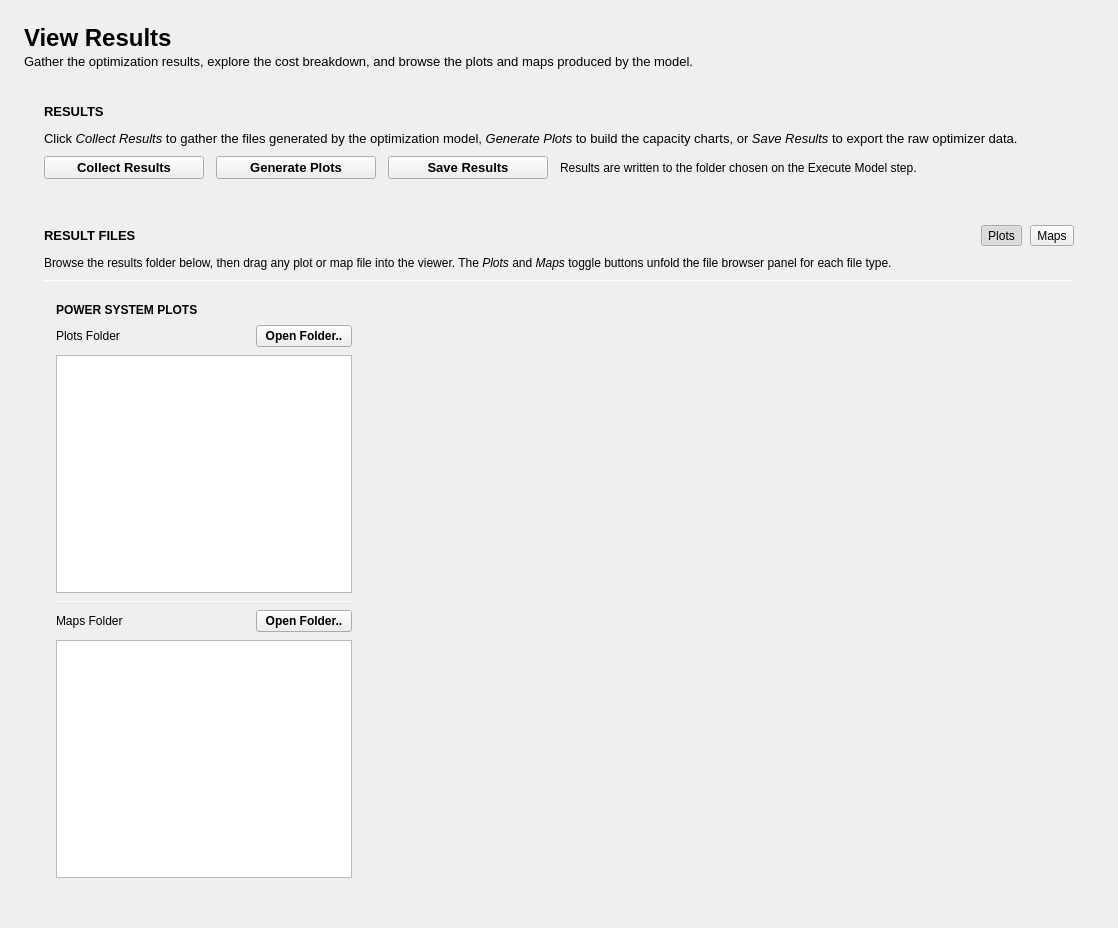
<?xml version="1.0" encoding="UTF-8"?>
<ui version="4.0">
 <class>ResultsViewerPage</class>
 <widget class="QWidget" name="ResultsViewerPage">
  <property name="geometry">
   <rect>
    <x>0</x>
    <y>0</y>
    <width>1118</width>
    <height>928</height>
   </rect>
  </property>
  <property name="sizePolicy">
   <sizepolicy hsizetype="Expanding" vsizetype="Expanding">
    <horstretch>0</horstretch>
    <verstretch>0</verstretch>
   </sizepolicy>
  </property>
  <property name="windowTitle">
   <string>Form</string>
  </property>
  <layout class="QVBoxLayout" name="verticalLayout_main" stretch="0,0,1">
   <property name="spacing">
    <number>18</number>
   </property>
   <property name="leftMargin">
    <number>24</number>
   </property>
   <property name="topMargin">
    <number>24</number>
   </property>
   <property name="rightMargin">
    <number>24</number>
   </property>
   <property name="bottomMargin">
    <number>24</number>
   </property>
   <item>
    <widget class="QFrame" name="frame_header">
     <property name="sizePolicy">
      <sizepolicy hsizetype="Preferred" vsizetype="Maximum">
       <horstretch>0</horstretch>
       <verstretch>0</verstretch>
      </sizepolicy>
     </property>
     <property name="maximumSize">
      <size>
       <width>16777215</width>
       <height>80</height>
      </size>
     </property>
     <property name="frameShape">
      <enum>QFrame::NoFrame</enum>
     </property>
     <property name="frameShadow">
      <enum>QFrame::Raised</enum>
     </property>
     <layout class="QHBoxLayout" name="horizontalLayout_header">
      <property name="leftMargin">
       <number>0</number>
      </property>
      <property name="topMargin">
       <number>0</number>
      </property>
      <property name="rightMargin">
       <number>0</number>
      </property>
      <property name="bottomMargin">
       <number>0</number>
      </property>
      <item>
       <layout class="QVBoxLayout" name="verticalLayout_header_text">
        <property name="spacing">
         <number>2</number>
        </property>
        <item>
         <widget class="QLabel" name="label_title">
          <property name="font">
           <font>
            <family>Segoe UI</family>
            <pointsize>18</pointsize>
            <weight>75</weight>
            <bold>true</bold>
           </font>
          </property>
          <property name="text">
           <string>View Results</string>
          </property>
          <property name="textRole" stdset="0">
           <string>heading</string>
          </property>
         </widget>
        </item>
        <item>
         <widget class="QLabel" name="label_subtitle">
          <property name="font">
           <font>
            <family>Segoe UI</family>
            <pointsize>10</pointsize>
           </font>
          </property>
          <property name="text">
           <string>Gather the optimization results, explore the cost breakdown, and browse the plots and maps produced by the model.</string>
          </property>
          <property name="textRole" stdset="0">
           <string>subtitle</string>
          </property>
         </widget>
        </item>
       </layout>
      </item>
      <item>
       <spacer name="horizontalSpacer_header">
        <property name="orientation">
         <enum>Qt::Horizontal</enum>
        </property>
        <property name="sizeType">
         <enum>QSizePolicy::Expanding</enum>
        </property>
        <property name="sizeHint" stdset="0">
         <size>
          <width>40</width>
          <height>20</height>
         </size>
        </property>
       </spacer>
      </item>
      <item>
       <widget class="QPushButton" name="pushButton">
        <property name="text">
         <string/>
        </property>
        <property name="icon">
         <iconset resource="../../../resources.qrc">
          <normaloff>:/icon/images/icons/about.png</normaloff>:/icon/images/icons/about.png</iconset>
        </property>
        <property name="iconSize">
         <size>
          <width>30</width>
          <height>30</height>
         </size>
        </property>
        <property name="flat">
         <bool>true</bool>
        </property>
       </widget>
      </item>
     </layout>
    </widget>
   </item>
   <item>
    <widget class="QFrame" name="frame_actions">
     <property name="sizePolicy">
      <sizepolicy hsizetype="Expanding" vsizetype="Maximum">
       <horstretch>0</horstretch>
       <verstretch>0</verstretch>
      </sizepolicy>
     </property>
     <property name="maximumSize">
      <size>
       <width>16777215</width>
       <height>300</height>
      </size>
     </property>
     <property name="frameShape">
      <enum>QFrame::NoFrame</enum>
     </property>
     <property name="frameShadow">
      <enum>QFrame::Raised</enum>
     </property>
     <property name="cardType" stdset="0">
      <string>card</string>
     </property>
     <layout class="QVBoxLayout" name="verticalLayout_actions">
      <property name="spacing">
       <number>10</number>
      </property>
      <property name="leftMargin">
       <number>20</number>
      </property>
      <property name="topMargin">
       <number>14</number>
      </property>
      <property name="rightMargin">
       <number>20</number>
      </property>
      <property name="bottomMargin">
       <number>14</number>
      </property>
      <item>
       <layout class="QHBoxLayout" name="horizontalLayout_actions_title">
        <property name="spacing">
         <number>8</number>
        </property>
        <item>
         <widget class="QLabel" name="label_actions_title">
          <property name="font">
           <font>
            <family>Segoe UI</family>
            <pointsize>10</pointsize>
            <weight>75</weight>
            <bold>true</bold>
           </font>
          </property>
          <property name="text">
           <string>RESULTS</string>
          </property>
          <property name="textRole" stdset="0">
           <string>section</string>
          </property>
         </widget>
        </item>
        <item>
         <spacer name="horizontalSpacer_actions_title">
          <property name="orientation">
           <enum>Qt::Horizontal</enum>
          </property>
          <property name="sizeType">
           <enum>QSizePolicy::Expanding</enum>
          </property>
          <property name="sizeHint" stdset="0">
           <size>
            <width>40</width>
            <height>20</height>
           </size>
          </property>
         </spacer>
        </item>
       </layout>
      </item>
      <item>
       <widget class="QLabel" name="label_actions_desc">
        <property name="font">
         <font>
          <family>Segoe UI</family>
          <pointsize>10</pointsize>
         </font>
        </property>
        <property name="text">
         <string>Click &lt;i&gt;Collect Results&lt;/i&gt; to gather the files generated by the optimization model, &lt;i&gt;Generate Plots&lt;/i&gt; to build the capacity charts, or &lt;i&gt;Save Results&lt;/i&gt; to export the raw optimizer data.</string>
        </property>
        <property name="wordWrap">
         <bool>true</bool>
        </property>
        <property name="textRole" stdset="0">
         <string>body</string>
        </property>
       </widget>
      </item>
      <item>
       <layout class="QHBoxLayout" name="horizontalLayout_actions_buttons">
        <property name="spacing">
         <number>12</number>
        </property>
        <item>
         <widget class="QPushButton" name="collect_results_button">
          <property name="sizePolicy">
           <sizepolicy hsizetype="Fixed" vsizetype="Fixed">
            <horstretch>0</horstretch>
            <verstretch>0</verstretch>
           </sizepolicy>
          </property>
          <property name="minimumSize">
           <size>
            <width>160</width>
            <height>0</height>
           </size>
          </property>
          <property name="font">
           <font>
            <family>Segoe UI</family>
            <pointsize>10</pointsize>
            <weight>75</weight>
            <bold>true</bold>
           </font>
          </property>
          <property name="text">
           <string>Collect Results</string>
          </property>
          <property name="btnRole" stdset="0">
           <string>primary</string>
          </property>
         </widget>
        </item>
        <item>
         <widget class="QPushButton" name="gen_plots_button">
          <property name="sizePolicy">
           <sizepolicy hsizetype="Fixed" vsizetype="Fixed">
            <horstretch>0</horstretch>
            <verstretch>0</verstretch>
           </sizepolicy>
          </property>
          <property name="minimumSize">
           <size>
            <width>160</width>
            <height>0</height>
           </size>
          </property>
          <property name="font">
           <font>
            <family>Segoe UI</family>
            <pointsize>10</pointsize>
            <weight>75</weight>
            <bold>true</bold>
           </font>
          </property>
          <property name="text">
           <string>Generate Plots</string>
          </property>
          <property name="btnRole" stdset="0">
           <string>primary</string>
          </property>
         </widget>
        </item>
        <item>
         <widget class="QPushButton" name="save_results_button">
          <property name="sizePolicy">
           <sizepolicy hsizetype="Fixed" vsizetype="Fixed">
            <horstretch>0</horstretch>
            <verstretch>0</verstretch>
           </sizepolicy>
          </property>
          <property name="minimumSize">
           <size>
            <width>160</width>
            <height>0</height>
           </size>
          </property>
          <property name="font">
           <font>
            <family>Segoe UI</family>
            <pointsize>10</pointsize>
            <weight>75</weight>
            <bold>true</bold>
           </font>
          </property>
          <property name="text">
           <string>Save Results</string>
          </property>
          <property name="btnRole" stdset="0">
           <string>primary</string>
          </property>
         </widget>
        </item>
        <item>
         <widget class="QLabel" name="label_actions_hint">
          <property name="font">
           <font>
            <family>Segoe UI</family>
            <pointsize>9</pointsize>
           </font>
          </property>
          <property name="text">
           <string>Results are written to the folder chosen on the Execute Model step.</string>
          </property>
          <property name="textRole" stdset="0">
           <string>caption</string>
          </property>
         </widget>
        </item>
        <item>
         <spacer name="horizontalSpacer_actions">
          <property name="orientation">
           <enum>Qt::Horizontal</enum>
          </property>
          <property name="sizeType">
           <enum>QSizePolicy::Expanding</enum>
          </property>
          <property name="sizeHint" stdset="0">
           <size>
            <width>40</width>
            <height>20</height>
           </size>
          </property>
         </spacer>
        </item>
       </layout>
      </item>
     </layout>
    </widget>
   </item>
   <item>
    <widget class="QFrame" name="frame_viewer">
     <property name="sizePolicy">
      <sizepolicy hsizetype="Expanding" vsizetype="Expanding">
       <horstretch>0</horstretch>
       <verstretch>0</verstretch>
      </sizepolicy>
     </property>
     <property name="frameShape">
      <enum>QFrame::NoFrame</enum>
     </property>
     <property name="frameShadow">
      <enum>QFrame::Raised</enum>
     </property>
     <property name="cardType" stdset="0">
      <string>card</string>
     </property>
     <layout class="QVBoxLayout" name="verticalLayout_viewer">
      <property name="spacing">
       <number>10</number>
      </property>
      <property name="leftMargin">
       <number>20</number>
      </property>
      <property name="topMargin">
       <number>14</number>
      </property>
      <property name="rightMargin">
       <number>20</number>
      </property>
      <property name="bottomMargin">
       <number>14</number>
      </property>
      <item>
       <layout class="QHBoxLayout" name="horizontalLayout_viewer_title">
        <property name="spacing">
         <number>8</number>
        </property>
        <item>
         <widget class="QLabel" name="label_viewer_title">
          <property name="font">
           <font>
            <family>Segoe UI</family>
            <pointsize>10</pointsize>
            <weight>75</weight>
            <bold>true</bold>
           </font>
          </property>
          <property name="text">
           <string>RESULT FILES</string>
          </property>
          <property name="textRole" stdset="0">
           <string>section</string>
          </property>
         </widget>
        </item>
        <item>
         <spacer name="horizontalSpacer_viewer_title">
          <property name="orientation">
           <enum>Qt::Horizontal</enum>
          </property>
          <property name="sizeType">
           <enum>QSizePolicy::Expanding</enum>
          </property>
          <property name="sizeHint" stdset="0">
           <size>
            <width>40</width>
            <height>20</height>
           </size>
          </property>
         </spacer>
        </item>
        <item>
         <widget class="QToolButton" name="png_toggler">
          <property name="text">
           <string>Plots</string>
          </property>
          <property name="checkable">
           <bool>true</bool>
          </property>
          <property name="checked">
           <bool>true</bool>
          </property>
          <property name="btnRole" stdset="0">
           <string>toggler</string>
          </property>
         </widget>
        </item>
        <item>
         <widget class="QToolButton" name="html_toggler">
          <property name="text">
           <string>Maps</string>
          </property>
          <property name="checkable">
           <bool>true</bool>
          </property>
          <property name="btnRole" stdset="0">
           <string>toggler</string>
          </property>
         </widget>
        </item>
       </layout>
      </item>
      <item>
       <widget class="QLabel" name="label_viewer_desc">
        <property name="font">
         <font>
          <family>Segoe UI</family>
          <pointsize>9</pointsize>
         </font>
        </property>
        <property name="text">
         <string>Browse the results folder below, then drag any plot or map file into the viewer. The &lt;i&gt;Plots&lt;/i&gt; and &lt;i&gt;Maps&lt;/i&gt; toggle buttons unfold the file browser panel for each file type.</string>
        </property>
        <property name="wordWrap">
         <bool>true</bool>
        </property>
        <property name="textRole" stdset="0">
         <string>caption</string>
        </property>
       </widget>
      </item>
      <item>
       <widget class="Line" name="line_divider">
        <property name="maximumSize">
         <size>
          <width>16777215</width>
          <height>1</height>
         </size>
        </property>
        <property name="orientation">
         <enum>Qt::Horizontal</enum>
        </property>
       </widget>
      </item>
      <item>
       <layout class="QHBoxLayout" name="horizontalLayout_viewer_body">
        <property name="spacing">
         <number>12</number>
        </property>
        <item>
         <widget class="QFrame" name="frame_file_browser">
          <property name="minimumSize">
           <size>
            <width>240</width>
            <height>0</height>
           </size>
          </property>
          <property name="maximumSize">
           <size>
            <width>320</width>
            <height>16777215</height>
           </size>
          </property>
          <property name="frameShape">
           <enum>QFrame::NoFrame</enum>
          </property>
          <property name="frameShadow">
           <enum>QFrame::Raised</enum>
          </property>
          <property name="cardType" stdset="0">
           <string>soft</string>
          </property>
          <layout class="QVBoxLayout" name="verticalLayout_7">
           <property name="spacing">
            <number>8</number>
           </property>
           <property name="leftMargin">
            <number>12</number>
           </property>
           <property name="topMargin">
            <number>12</number>
           </property>
           <property name="rightMargin">
            <number>12</number>
           </property>
           <property name="bottomMargin">
            <number>12</number>
           </property>
           <item>
            <widget class="QLabel" name="label_browser_title">
             <property name="font">
              <font>
               <family>Segoe UI</family>
               <pointsize>9</pointsize>
               <weight>75</weight>
               <bold>true</bold>
              </font>
             </property>
             <property name="text">
              <string>POWER SYSTEM PLOTS</string>
             </property>
             <property name="textRole" stdset="0">
              <string>section</string>
             </property>
            </widget>
           </item>
           <item>
            <layout class="QHBoxLayout" name="horizontalLayout_browser_folder">
             <property name="spacing">
              <number>8</number>
             </property>
             <item>
              <widget class="QLabel" name="label_browser_folder">
               <property name="sizePolicy">
                <sizepolicy hsizetype="Expanding" vsizetype="Fixed">
                 <horstretch>0</horstretch>
                 <verstretch>0</verstretch>
                </sizepolicy>
               </property>
               <property name="font">
                <font>
                 <family>Segoe UI</family>
                 <pointsize>9</pointsize>
                </font>
               </property>
               <property name="text">
                <string>Plots Folder</string>
               </property>
               <property name="textRole" stdset="0">
                <string>caption</string>
               </property>
              </widget>
             </item>
             <item>
              <widget class="QPushButton" name="png_browser">
               <property name="sizePolicy">
                <sizepolicy hsizetype="Fixed" vsizetype="Fixed">
                 <horstretch>0</horstretch>
                 <verstretch>0</verstretch>
                </sizepolicy>
               </property>
               <property name="minimumSize">
                <size>
                 <width>96</width>
                 <height>0</height>
                </size>
               </property>
               <property name="font">
                <font>
                 <family>Segoe UI</family>
                 <pointsize>9</pointsize>
                 <weight>75</weight>
                 <bold>true</bold>
                </font>
               </property>
               <property name="text">
                <string>Open Folder..</string>
               </property>
               <property name="btnRole" stdset="0">
                <string>small</string>
               </property>
              </widget>
             </item>
            </layout>
           </item>
           <item>
            <widget class="QTreeView" name="file_browser">
             <property name="sizePolicy">
              <sizepolicy hsizetype="Expanding" vsizetype="Expanding">
               <horstretch>0</horstretch>
               <verstretch>0</verstretch>
              </sizepolicy>
             </property>
             <property name="minimumSize">
              <size>
               <width>0</width>
               <height>180</height>
              </size>
             </property>
             <property name="editTriggers">
              <set>QAbstractItemView::NoEditTriggers</set>
             </property>
             <property name="iconSize">
              <size>
               <width>16</width>
               <height>16</height>
              </size>
             </property>
             <property name="headerHidden">
              <bool>true</bool>
             </property>
            </widget>
           </item>
           <item>
            <widget class="Line" name="line_divider_2">
             <property name="maximumSize">
              <size>
               <width>16777215</width>
               <height>1</height>
              </size>
             </property>
             <property name="orientation">
              <enum>Qt::Horizontal</enum>
             </property>
            </widget>
           </item>
           <item>
            <layout class="QHBoxLayout" name="horizontalLayout_browser_map_folder">
             <property name="spacing">
              <number>8</number>
             </property>
             <item>
              <widget class="QLabel" name="label_browser_map_folder">
               <property name="sizePolicy">
                <sizepolicy hsizetype="Expanding" vsizetype="Fixed">
                 <horstretch>0</horstretch>
                 <verstretch>0</verstretch>
                </sizepolicy>
               </property>
               <property name="font">
                <font>
                 <family>Segoe UI</family>
                 <pointsize>9</pointsize>
                </font>
               </property>
               <property name="text">
                <string>Maps Folder</string>
               </property>
               <property name="textRole" stdset="0">
                <string>caption</string>
               </property>
              </widget>
             </item>
             <item>
              <widget class="QPushButton" name="html_browser">
               <property name="sizePolicy">
                <sizepolicy hsizetype="Fixed" vsizetype="Fixed">
                 <horstretch>0</horstretch>
                 <verstretch>0</verstretch>
                </sizepolicy>
               </property>
               <property name="minimumSize">
                <size>
                 <width>96</width>
                 <height>0</height>
                </size>
               </property>
               <property name="font">
                <font>
                 <family>Segoe UI</family>
                 <pointsize>9</pointsize>
                 <weight>75</weight>
                 <bold>true</bold>
                </font>
               </property>
               <property name="text">
                <string>Open Folder..</string>
               </property>
               <property name="btnRole" stdset="0">
                <string>small</string>
               </property>
              </widget>
             </item>
            </layout>
           </item>
           <item>
            <widget class="QTreeView" name="html_file_browser">
             <property name="sizePolicy">
              <sizepolicy hsizetype="Expanding" vsizetype="Expanding">
               <horstretch>0</horstretch>
               <verstretch>0</verstretch>
              </sizepolicy>
             </property>
             <property name="minimumSize">
              <size>
               <width>0</width>
               <height>120</height>
              </size>
             </property>
             <property name="editTriggers">
              <set>QAbstractItemView::NoEditTriggers</set>
             </property>
             <property name="iconSize">
              <size>
               <width>16</width>
               <height>16</height>
              </size>
             </property>
             <property name="headerHidden">
              <bool>true</bool>
             </property>
            </widget>
           </item>
          </layout>
         </widget>
        </item>
        <item>
         <widget class="QStackedWidget" name="stackedWidget">
          <property name="sizePolicy">
           <sizepolicy hsizetype="Expanding" vsizetype="Expanding">
            <horstretch>0</horstretch>
            <verstretch>0</verstretch>
           </sizepolicy>
          </property>
          <property name="currentIndex">
           <number>0</number>
          </property>
          <widget class="QWidget" name="results1_page">
           <layout class="QVBoxLayout" name="verticalLayout_results">
            <property name="leftMargin">
             <number>0</number>
            </property>
            <property name="topMargin">
             <number>0</number>
            </property>
            <property name="rightMargin">
             <number>0</number>
            </property>
            <property name="bottomMargin">
             <number>0</number>
            </property>
            <item>
             <widget class="QFrame" name="frame_plots">
              <property name="frameShape">
               <enum>QFrame::NoFrame</enum>
              </property>
              <property name="frameShadow">
               <enum>QFrame::Raised</enum>
              </property>
              <property name="cardType" stdset="0">
               <string>card</string>
              </property>
              <layout class="QHBoxLayout" name="horizontalLayout_plots">
               <property name="spacing">
                <number>12</number>
               </property>
               <property name="leftMargin">
                <number>12</number>
               </property>
               <property name="topMargin">
                <number>12</number>
               </property>
               <property name="rightMargin">
                <number>12</number>
               </property>
               <property name="bottomMargin">
                <number>12</number>
               </property>
               <item>
                <widget class="QFrame" name="installed_capacity">
                 <property name="minimumSize">
                  <size>
                   <width>0</width>
                   <height>180</height>
                  </size>
                 </property>
                 <property name="frameShape">
                  <enum>QFrame::NoFrame</enum>
                 </property>
                 <property name="frameShadow">
                  <enum>QFrame::Raised</enum>
                 </property>
                 <layout class="QVBoxLayout" name="verticalLayout_installed_holder">
                  <property name="leftMargin">
                   <number>0</number>
                  </property>
                  <property name="topMargin">
                   <number>0</number>
                  </property>
                  <property name="rightMargin">
                   <number>0</number>
                  </property>
                  <property name="bottomMargin">
                   <number>0</number>
                  </property>
                  <item>
                   <widget class="QFrame" name="results_frame">
                    <property name="frameShape">
                     <enum>QFrame::NoFrame</enum>
                    </property>
                    <property name="frameShadow">
                     <enum>QFrame::Raised</enum>
                    </property>
                    <property name="cardType" stdset="0">
                     <string>card</string>
                    </property>
                    <layout class="QVBoxLayout" name="results_table_layout">
                     <property name="leftMargin">
                      <number>12</number>
                     </property>
                     <property name="topMargin">
                      <number>12</number>
                     </property>
                     <property name="rightMargin">
                      <number>12</number>
                     </property>
                     <property name="bottomMargin">
                      <number>12</number>
                     </property>
                    </layout>
                   </widget>
                  </item>
                 </layout>
                </widget>
               </item>
              </layout>
             </widget>
            </item>
           </layout>
          </widget>
          <widget class="QWidget" name="png_viewer_page">
           <layout class="QVBoxLayout" name="verticalLayout_17">
            <property name="leftMargin">
             <number>0</number>
            </property>
            <property name="topMargin">
             <number>0</number>
            </property>
            <property name="rightMargin">
             <number>0</number>
            </property>
            <property name="bottomMargin">
             <number>0</number>
            </property>
           </layout>
          </widget>
          <widget class="QWidget" name="html_viewer_page">
           <layout class="QVBoxLayout" name="verticalLayout_3">
            <property name="leftMargin">
             <number>0</number>
            </property>
            <property name="topMargin">
             <number>0</number>
            </property>
            <property name="rightMargin">
             <number>0</number>
            </property>
            <property name="bottomMargin">
             <number>0</number>
            </property>
           </layout>
          </widget>
          <widget class="QWidget" name="scenario_viewer_page">
           <layout class="QVBoxLayout" name="verticalLayout_5">
            <property name="leftMargin">
             <number>0</number>
            </property>
            <property name="topMargin">
             <number>0</number>
            </property>
            <property name="rightMargin">
             <number>0</number>
            </property>
            <property name="bottomMargin">
             <number>0</number>
            </property>
           </layout>
          </widget>
         </widget>
        </item>
       </layout>
      </item>
     </layout>
    </widget>
   </item>
  </layout>
 </widget>
 <resources>
  <include location="../../../resources.qrc"/>
 </resources>
 <connections/>
</ui>
